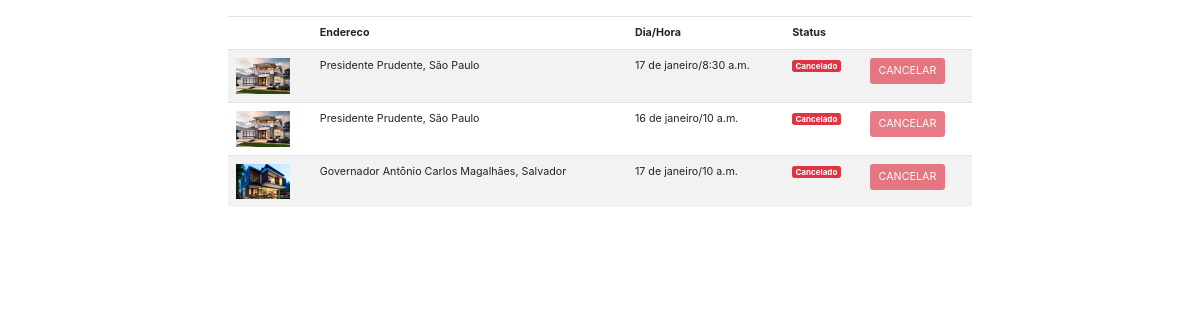
The app's page /agendamentos (signed in) with its own data.
### plataforma/models.py (models this page shows, shortened)
class Visitas(models.Model):
    choices = (('S', 'Segunda'),
                ('T', 'Terça'),
                ('Q', 'Quarta'),
                ('QI', 'Quinta'),
                ('SE', 'Sexta'),
                ('SA', 'Sabado'),
                ('D', 'Domingo'))
    choices_status = (('A', 'Agendado'),
                      ('F', 'Finalizado'),
                      ('C', 'Cancelado'))
    imovel = models.ForeignKey(Imovei, on_delete=models.DO_NOTHING)
    usuario = models.ForeignKey(User, on_delete=models.DO_NOTHING)
    dia = models.CharField(max_length=20)
    horario = models.TimeField()
    status = models.CharField(max_length=1, choices=choices_status, default="A")

class Imovei(models.Model):
    choices = (('V', 'Venda'),
               ('A', 'Aluguel'))
    choices_imovel = (('A', 'Apartamento'),
                      ('C', 'Casa'))
    imagens = models.ManyToManyField(Imagem)
    valor = models.FloatField()
    quartos = models.IntegerField()
    tamanho = models.FloatField()
    cidade = models.ForeignKey(Cidade, on_delete=models.DO_NOTHING)
    rua = models.CharField(max_length=50)
    tipo = models.CharField(max_length=1, choices=choices)
    tipo_imovel = models.CharField(max_length=1, choices=choices_imovel)
    numero = models.IntegerField()
    descricao = models.TextField()
    dias_visita = models.ManyToManyField(DiasVisita)
    horarios = models.ManyToManyField(Horario)

class Imagem(models.Model):
    img = models.ImageField(upload_to='img')
    def __str__(self) -> str:
        return self.img.url

class Cidade(models.Model):
    nome = models.CharField(max_length=30)
    def __str__(self) -> str:
        return self.nome

### plataforma/views.py (the view)
# urls.py: path('agendamentos', views.agendamentos, name="agendamentos"),
def agendamentos(request):
    visitas = Visitas.objects.filter(usuario=request.user)
    return render(request, "agendamentos.html", {'visitas': visitas})

### plataforma/templates/agendamentos.html (shortened to what this page needs)
{% extends 'base.html' %}
{% load static %}
{% block 'head' %}
<link rel="stylesheet" href="{% static 'plataforma/css/home.css' %}">
{% endblock  %}
{% block 'body' %}
    <div class="container">
        <br>
        <table class="table table-striped">
        <thead>
            <tr>
                <th scope="col"></th>
                <th scope="col">Endereco</th>
                <th scope="col">Dia/Hora</th>
                <th scope="col">Status</th>
                <th scope="col"></th>
            </tr>
        </thead>
        <tbody>
            {% for visita in visitas %}
                <tr>
                    <th><img width="80" src="{{visita.imovel.imagens.all.0}}"></th>
                    <td>{{visita.imovel.rua}}, {{visita.imovel.cidade}}</td>
                    <td>{{visita.dia}}/{{visita.horario}}</td>
                    <td>
                        {% if visita.status == "C" %}
                            <span class="badge badge-danger">Cancelado</span>
                        {% endif %}
                    </td>
                    <td>
                        {% if visita.status == "A" %}
                            <a href="{% url 'cancelar_agendamento' visita.id %}" class="btn btn-danger">CANCELAR</a>
                        {% else %}
                            <a href="" class="btn btn-danger disabled">CANCELAR</a>
                        {% endif %}
                    </td>
                </tr>
            {% endfor %}
        </tbody>
    </table>
    </div>
{% endblock  %}

### templates/base.html (shortened to what this page needs)
{% load static %}
<!doctype html>
<html lang="pt-BR">
<head>
    {% block 'head' %}{% endblock %}
    <link rel="stylesheet" href="https://cdn.jsdelivr.net/npm/bootstrap@4.6.1/dist/css/bootstrap.min.css">
</head>
<body>
    {% block 'body' %}{% endblock %}
</body>
</html>

### templates/static/plataforma/css/home.css (style rules this page uses)
html { zoom: 67% }

### records on screen
Visitas: imovel.imagens.all.0 (picture), imovel.rua "Presidente Prudente", imovel.cidade "São Paulo", dia "17 de janeiro", horario "8:30 a.m.", status "Cancelado"
Visitas: imovel.imagens.all.0 (picture), imovel.rua "Presidente Prudente", imovel.cidade "São Paulo", dia "16 de janeiro", horario "10 a.m.", status "Cancelado"
Visitas: imovel.imagens.all.0 (picture), imovel.rua "Governador Antônio Carlos Magalhães", imovel.cidade "Salvador", dia "17 de janeiro", horario "10 a.m.", status "Cancelado"
